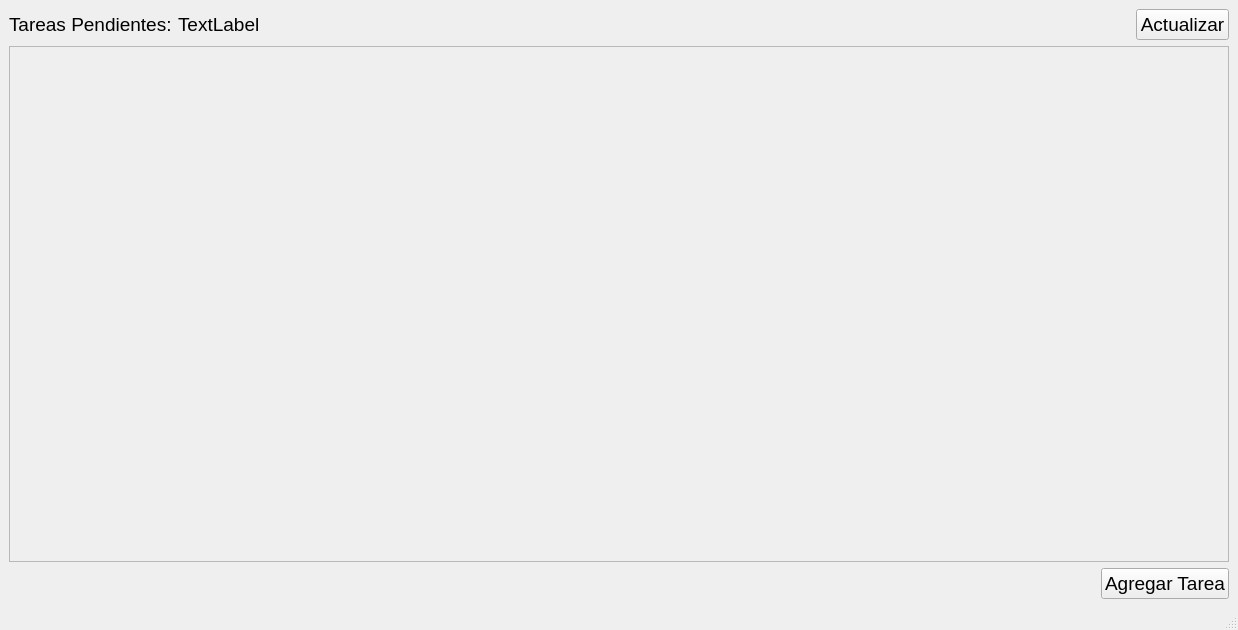
<?xml version="1.0" encoding="UTF-8"?>
<ui version="4.0">
 <class>MainWindow</class>
 <widget class="QMainWindow" name="MainWindow">
  <property name="geometry">
   <rect>
    <x>0</x>
    <y>0</y>
    <width>1238</width>
    <height>630</height>
   </rect>
  </property>
  <property name="windowTitle">
   <string>MainWindow</string>
  </property>
  <widget class="QWidget" name="centralwidget">
   <layout class="QGridLayout" name="gridLayout">
    <item row="3" column="0">
     <layout class="QHBoxLayout" name="horizontalLayout">
      <item>
       <spacer name="horizontalSpacer_7">
        <property name="orientation">
         <enum>Qt::Horizontal</enum>
        </property>
        <property name="sizeHint" stdset="0">
         <size>
          <width>40</width>
          <height>20</height>
         </size>
        </property>
       </spacer>
      </item>
      <item>
       <spacer name="horizontalSpacer_6">
        <property name="orientation">
         <enum>Qt::Horizontal</enum>
        </property>
        <property name="sizeHint" stdset="0">
         <size>
          <width>40</width>
          <height>20</height>
         </size>
        </property>
       </spacer>
      </item>
      <item>
       <spacer name="horizontalSpacer_5">
        <property name="orientation">
         <enum>Qt::Horizontal</enum>
        </property>
        <property name="sizeHint" stdset="0">
         <size>
          <width>40</width>
          <height>20</height>
         </size>
        </property>
       </spacer>
      </item>
      <item>
       <spacer name="horizontalSpacer_8">
        <property name="orientation">
         <enum>Qt::Horizontal</enum>
        </property>
        <property name="sizeHint" stdset="0">
         <size>
          <width>40</width>
          <height>20</height>
         </size>
        </property>
       </spacer>
      </item>
      <item>
       <spacer name="horizontalSpacer_9">
        <property name="orientation">
         <enum>Qt::Horizontal</enum>
        </property>
        <property name="sizeHint" stdset="0">
         <size>
          <width>40</width>
          <height>20</height>
         </size>
        </property>
       </spacer>
      </item>
      <item>
       <spacer name="horizontalSpacer_4">
        <property name="orientation">
         <enum>Qt::Horizontal</enum>
        </property>
        <property name="sizeHint" stdset="0">
         <size>
          <width>40</width>
          <height>20</height>
         </size>
        </property>
       </spacer>
      </item>
      <item>
       <spacer name="horizontalSpacer_3">
        <property name="orientation">
         <enum>Qt::Horizontal</enum>
        </property>
        <property name="sizeHint" stdset="0">
         <size>
          <width>40</width>
          <height>20</height>
         </size>
        </property>
       </spacer>
      </item>
      <item>
       <spacer name="horizontalSpacer_2">
        <property name="orientation">
         <enum>Qt::Horizontal</enum>
        </property>
        <property name="sizeHint" stdset="0">
         <size>
          <width>40</width>
          <height>20</height>
         </size>
        </property>
       </spacer>
      </item>
      <item>
       <spacer name="horizontalSpacer">
        <property name="orientation">
         <enum>Qt::Horizontal</enum>
        </property>
        <property name="sizeHint" stdset="0">
         <size>
          <width>40</width>
          <height>20</height>
         </size>
        </property>
       </spacer>
      </item>
      <item>
       <widget class="QPushButton" name="pushButton_2">
        <property name="font">
         <font>
          <pointsize>14</pointsize>
         </font>
        </property>
        <property name="cursor">
         <cursorShape>PointingHandCursor</cursorShape>
        </property>
        <property name="text">
         <string>Agregar Tarea</string>
        </property>
        <property name="shortcut">
         <string/>
        </property>
        <property name="checkable">
         <bool>false</bool>
        </property>
       </widget>
      </item>
     </layout>
    </item>
    <item row="0" column="0">
     <layout class="QHBoxLayout" name="horizontalLayout_2">
      <item>
       <widget class="QLabel" name="label">
        <property name="font">
         <font>
          <pointsize>14</pointsize>
         </font>
        </property>
        <property name="text">
         <string>Tareas Pendientes:</string>
        </property>
       </widget>
      </item>
      <item>
       <widget class="QLabel" name="cantTask">
        <property name="font">
         <font>
          <pointsize>14</pointsize>
         </font>
        </property>
        <property name="text">
         <string>TextLabel</string>
        </property>
       </widget>
      </item>
      <item>
       <spacer name="horizontalSpacer_10">
        <property name="orientation">
         <enum>Qt::Horizontal</enum>
        </property>
        <property name="sizeHint" stdset="0">
         <size>
          <width>40</width>
          <height>20</height>
         </size>
        </property>
       </spacer>
      </item>
      <item>
       <spacer name="horizontalSpacer_11">
        <property name="orientation">
         <enum>Qt::Horizontal</enum>
        </property>
        <property name="sizeHint" stdset="0">
         <size>
          <width>40</width>
          <height>20</height>
         </size>
        </property>
       </spacer>
      </item>
      <item>
       <spacer name="horizontalSpacer_12">
        <property name="orientation">
         <enum>Qt::Horizontal</enum>
        </property>
        <property name="sizeHint" stdset="0">
         <size>
          <width>40</width>
          <height>20</height>
         </size>
        </property>
       </spacer>
      </item>
      <item>
       <spacer name="horizontalSpacer_13">
        <property name="orientation">
         <enum>Qt::Horizontal</enum>
        </property>
        <property name="sizeHint" stdset="0">
         <size>
          <width>40</width>
          <height>20</height>
         </size>
        </property>
       </spacer>
      </item>
      <item>
       <spacer name="horizontalSpacer_14">
        <property name="orientation">
         <enum>Qt::Horizontal</enum>
        </property>
        <property name="sizeHint" stdset="0">
         <size>
          <width>40</width>
          <height>20</height>
         </size>
        </property>
       </spacer>
      </item>
      <item>
       <spacer name="horizontalSpacer_15">
        <property name="orientation">
         <enum>Qt::Horizontal</enum>
        </property>
        <property name="sizeHint" stdset="0">
         <size>
          <width>40</width>
          <height>20</height>
         </size>
        </property>
       </spacer>
      </item>
      <item>
       <spacer name="horizontalSpacer_16">
        <property name="orientation">
         <enum>Qt::Horizontal</enum>
        </property>
        <property name="sizeHint" stdset="0">
         <size>
          <width>40</width>
          <height>20</height>
         </size>
        </property>
       </spacer>
      </item>
      <item>
       <spacer name="horizontalSpacer_17">
        <property name="orientation">
         <enum>Qt::Horizontal</enum>
        </property>
        <property name="sizeHint" stdset="0">
         <size>
          <width>40</width>
          <height>20</height>
         </size>
        </property>
       </spacer>
      </item>
      <item>
       <spacer name="horizontalSpacer_18">
        <property name="orientation">
         <enum>Qt::Horizontal</enum>
        </property>
        <property name="sizeHint" stdset="0">
         <size>
          <width>40</width>
          <height>20</height>
         </size>
        </property>
       </spacer>
      </item>
      <item>
       <widget class="QPushButton" name="pushButton">
        <property name="font">
         <font>
          <pointsize>14</pointsize>
         </font>
        </property>
        <property name="text">
         <string>Actualizar</string>
        </property>
       </widget>
      </item>
     </layout>
    </item>
    <item row="1" column="0">
     <widget class="QScrollArea" name="scrollArea">
      <property name="widgetResizable">
       <bool>true</bool>
      </property>
      <widget class="QWidget" name="scrollAreaWidgetContents">
       <property name="geometry">
        <rect>
         <x>0</x>
         <y>0</y>
         <width>1218</width>
         <height>492</height>
        </rect>
       </property>
       <layout class="QVBoxLayout" name="verticalLayout">
        <item>
         <widget class="QWidget" name="widget" native="true">
          <layout class="QVBoxLayout" name="verticalLayout_2">
           <item>
            <spacer name="verticalSpacer">
             <property name="orientation">
              <enum>Qt::Vertical</enum>
             </property>
             <property name="sizeHint" stdset="0">
              <size>
               <width>20</width>
               <height>40</height>
              </size>
             </property>
            </spacer>
           </item>
          </layout>
         </widget>
        </item>
       </layout>
      </widget>
     </widget>
    </item>
   </layout>
  </widget>
  <widget class="QMenuBar" name="menubar">
   <property name="geometry">
    <rect>
     <x>0</x>
     <y>0</y>
     <width>1238</width>
     <height>20</height>
    </rect>
   </property>
  </widget>
  <widget class="QStatusBar" name="statusbar"/>
  <action name="actionHoy">
   <property name="text">
    <string>Hoy</string>
   </property>
  </action>
  <action name="actionCompletadas">
   <property name="text">
    <string>Completadas</string>
   </property>
  </action>
  <action name="actionProximos_dias">
   <property name="text">
    <string>Proximos dias</string>
   </property>
  </action>
 </widget>
 <resources/>
 <connections/>
</ui>
